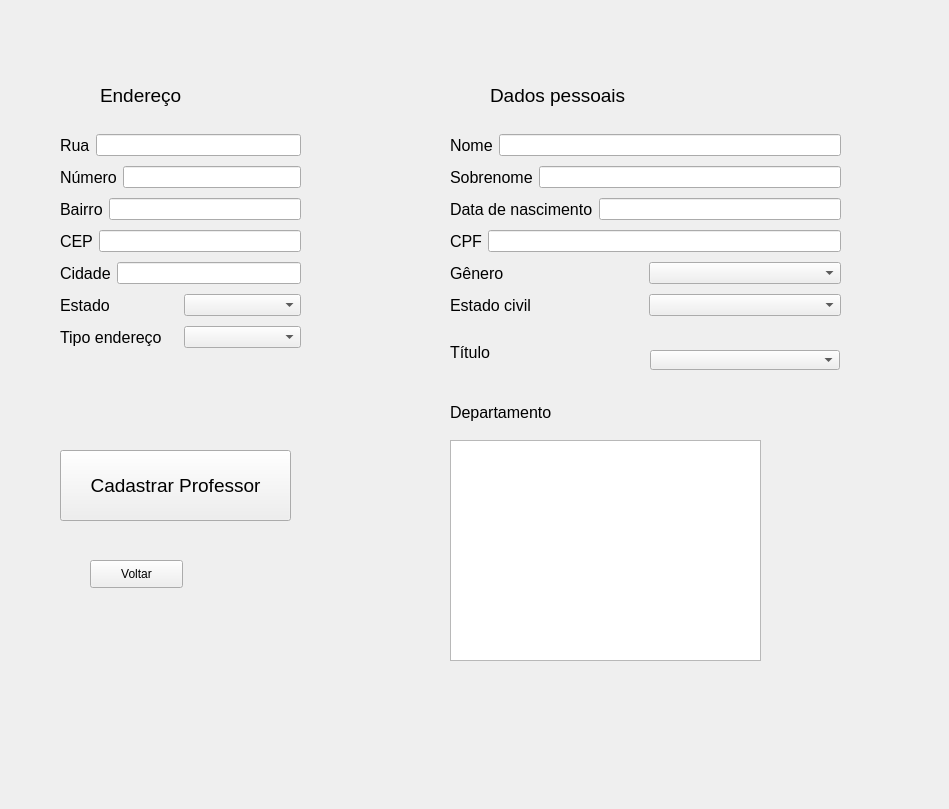
<?xml version="1.0" encoding="UTF-8"?>
<ui version="4.0">
 <class>Form</class>
 <widget class="QWidget" name="Form">
  <property name="geometry">
   <rect>
    <x>0</x>
    <y>0</y>
    <width>949</width>
    <height>809</height>
   </rect>
  </property>
  <property name="windowTitle">
   <string>Form</string>
  </property>
  <widget class="QLabel" name="label_16">
   <property name="geometry">
    <rect>
     <x>450</x>
     <y>340</y>
     <width>191</width>
     <height>25</height>
    </rect>
   </property>
   <property name="font">
    <font>
     <pointsize>12</pointsize>
    </font>
   </property>
   <property name="text">
    <string>Título</string>
   </property>
  </widget>
  <widget class="QWidget" name="layoutWidget">
   <property name="geometry">
    <rect>
     <x>60</x>
     <y>130</y>
     <width>241</width>
     <height>226</height>
    </rect>
   </property>
   <layout class="QVBoxLayout" name="verticalLayout">
    <item>
     <layout class="QHBoxLayout" name="horizontalLayout">
      <item>
       <widget class="QLabel" name="label_3">
        <property name="font">
         <font>
          <pointsize>12</pointsize>
         </font>
        </property>
        <property name="text">
         <string>Rua</string>
        </property>
       </widget>
      </item>
      <item>
       <widget class="QLineEdit" name="rua_input"/>
      </item>
     </layout>
    </item>
    <item>
     <layout class="QHBoxLayout" name="horizontalLayout_2">
      <item>
       <widget class="QLabel" name="label_4">
        <property name="font">
         <font>
          <pointsize>12</pointsize>
         </font>
        </property>
        <property name="text">
         <string>Número</string>
        </property>
       </widget>
      </item>
      <item>
       <widget class="QLineEdit" name="numero_input"/>
      </item>
     </layout>
    </item>
    <item>
     <layout class="QHBoxLayout" name="horizontalLayout_3">
      <item>
       <widget class="QLabel" name="label_5">
        <property name="font">
         <font>
          <pointsize>12</pointsize>
         </font>
        </property>
        <property name="text">
         <string>Bairro</string>
        </property>
       </widget>
      </item>
      <item>
       <widget class="QLineEdit" name="bairro_input"/>
      </item>
     </layout>
    </item>
    <item>
     <layout class="QHBoxLayout" name="horizontalLayout_4">
      <item>
       <widget class="QLabel" name="label_6">
        <property name="font">
         <font>
          <pointsize>12</pointsize>
         </font>
        </property>
        <property name="text">
         <string>CEP</string>
        </property>
       </widget>
      </item>
      <item>
       <widget class="QLineEdit" name="cep_input"/>
      </item>
     </layout>
    </item>
    <item>
     <layout class="QHBoxLayout" name="horizontalLayout_5">
      <item>
       <widget class="QLabel" name="label_7">
        <property name="font">
         <font>
          <pointsize>12</pointsize>
         </font>
        </property>
        <property name="text">
         <string>Cidade</string>
        </property>
       </widget>
      </item>
      <item>
       <widget class="QLineEdit" name="cidade_input"/>
      </item>
     </layout>
    </item>
    <item>
     <layout class="QHBoxLayout" name="horizontalLayout_6">
      <item>
       <widget class="QLabel" name="label_8">
        <property name="font">
         <font>
          <pointsize>12</pointsize>
         </font>
        </property>
        <property name="text">
         <string>Estado</string>
        </property>
       </widget>
      </item>
      <item>
       <widget class="QComboBox" name="estado_input"/>
      </item>
     </layout>
    </item>
    <item>
     <layout class="QHBoxLayout" name="horizontalLayout_7">
      <item>
       <widget class="QLabel" name="label_9">
        <property name="font">
         <font>
          <pointsize>12</pointsize>
         </font>
        </property>
        <property name="text">
         <string>Tipo endereço</string>
        </property>
       </widget>
      </item>
      <item>
       <widget class="QComboBox" name="tipo_end_input"/>
      </item>
     </layout>
    </item>
   </layout>
  </widget>
  <widget class="QListWidget" name="dep_input">
   <property name="geometry">
    <rect>
     <x>450</x>
     <y>440</y>
     <width>311</width>
     <height>221</height>
    </rect>
   </property>
   <property name="selectionMode">
    <enum>QAbstractItemView::ExtendedSelection</enum>
   </property>
  </widget>
  <widget class="QPushButton" name="btn_cadastra">
   <property name="geometry">
    <rect>
     <x>60</x>
     <y>450</y>
     <width>231</width>
     <height>71</height>
    </rect>
   </property>
   <property name="font">
    <font>
     <pointsize>14</pointsize>
    </font>
   </property>
   <property name="text">
    <string>Cadastrar Professor</string>
   </property>
  </widget>
  <widget class="QWidget" name="layoutWidget_2">
   <property name="geometry">
    <rect>
     <x>450</x>
     <y>130</y>
     <width>391</width>
     <height>193</height>
    </rect>
   </property>
   <layout class="QVBoxLayout" name="verticalLayout_2">
    <item>
     <layout class="QHBoxLayout" name="horizontalLayout_8">
      <item>
       <widget class="QLabel" name="label_10">
        <property name="font">
         <font>
          <pointsize>12</pointsize>
         </font>
        </property>
        <property name="text">
         <string>Nome</string>
        </property>
       </widget>
      </item>
      <item>
       <widget class="QLineEdit" name="nome_input"/>
      </item>
     </layout>
    </item>
    <item>
     <layout class="QHBoxLayout" name="horizontalLayout_9">
      <item>
       <widget class="QLabel" name="label_11">
        <property name="font">
         <font>
          <pointsize>12</pointsize>
         </font>
        </property>
        <property name="text">
         <string>Sobrenome</string>
        </property>
       </widget>
      </item>
      <item>
       <widget class="QLineEdit" name="sobrenome_input"/>
      </item>
     </layout>
    </item>
    <item>
     <layout class="QHBoxLayout" name="horizontalLayout_10">
      <item>
       <widget class="QLabel" name="label_12">
        <property name="font">
         <font>
          <pointsize>12</pointsize>
         </font>
        </property>
        <property name="text">
         <string>Data de nascimento</string>
        </property>
       </widget>
      </item>
      <item>
       <widget class="QLineEdit" name="data_nasc_input"/>
      </item>
     </layout>
    </item>
    <item>
     <layout class="QHBoxLayout" name="horizontalLayout_11">
      <item>
       <widget class="QLabel" name="label_13">
        <property name="font">
         <font>
          <pointsize>12</pointsize>
         </font>
        </property>
        <property name="text">
         <string>CPF</string>
        </property>
       </widget>
      </item>
      <item>
       <widget class="QLineEdit" name="cpf_input"/>
      </item>
     </layout>
    </item>
    <item>
     <layout class="QHBoxLayout" name="horizontalLayout_12">
      <item>
       <widget class="QLabel" name="label_14">
        <property name="font">
         <font>
          <pointsize>12</pointsize>
         </font>
        </property>
        <property name="text">
         <string>Gênero</string>
        </property>
       </widget>
      </item>
      <item>
       <widget class="QComboBox" name="genero_input"/>
      </item>
     </layout>
    </item>
    <item>
     <layout class="QHBoxLayout" name="horizontalLayout_13">
      <item>
       <widget class="QLabel" name="label_15">
        <property name="font">
         <font>
          <pointsize>12</pointsize>
         </font>
        </property>
        <property name="text">
         <string>Estado civil</string>
        </property>
       </widget>
      </item>
      <item>
       <widget class="QComboBox" name="estado_civil_input"/>
      </item>
     </layout>
    </item>
   </layout>
  </widget>
  <widget class="QLabel" name="label">
   <property name="geometry">
    <rect>
     <x>100</x>
     <y>60</y>
     <width>111</width>
     <height>71</height>
    </rect>
   </property>
   <property name="font">
    <font>
     <pointsize>14</pointsize>
    </font>
   </property>
   <property name="text">
    <string>Endereço</string>
   </property>
  </widget>
  <widget class="QComboBox" name="titulo_input">
   <property name="geometry">
    <rect>
     <x>650</x>
     <y>350</y>
     <width>190</width>
     <height>20</height>
    </rect>
   </property>
  </widget>
  <widget class="QLabel" name="label_2">
   <property name="geometry">
    <rect>
     <x>490</x>
     <y>60</y>
     <width>231</width>
     <height>71</height>
    </rect>
   </property>
   <property name="font">
    <font>
     <pointsize>14</pointsize>
    </font>
   </property>
   <property name="text">
    <string>Dados pessoais</string>
   </property>
  </widget>
  <widget class="QLabel" name="label_17">
   <property name="geometry">
    <rect>
     <x>450</x>
     <y>400</y>
     <width>191</width>
     <height>25</height>
    </rect>
   </property>
   <property name="font">
    <font>
     <pointsize>12</pointsize>
    </font>
   </property>
   <property name="text">
    <string>Departamento</string>
   </property>
  </widget>
  <widget class="QPushButton" name="voltar_btn">
   <property name="geometry">
    <rect>
     <x>90</x>
     <y>560</y>
     <width>93</width>
     <height>28</height>
    </rect>
   </property>
   <property name="text">
    <string>Voltar</string>
   </property>
  </widget>
 </widget>
 <resources/>
 <connections/>
</ui>
